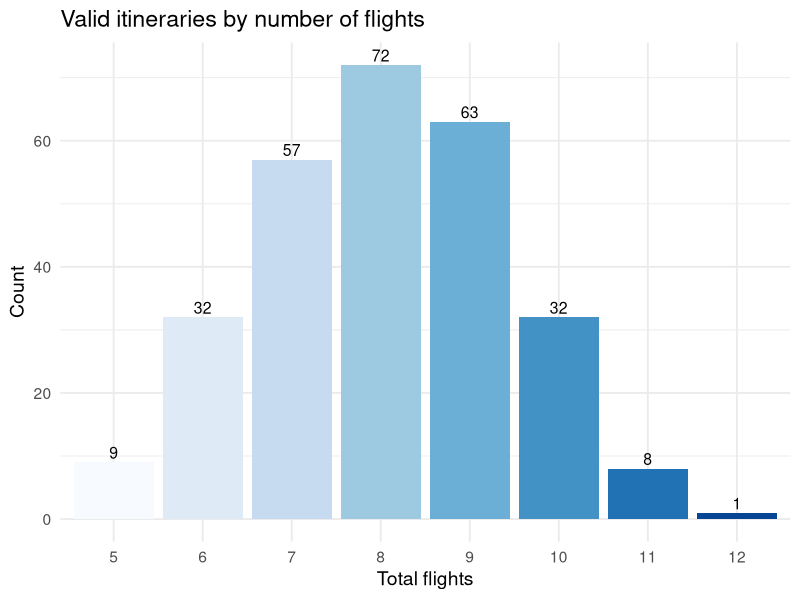
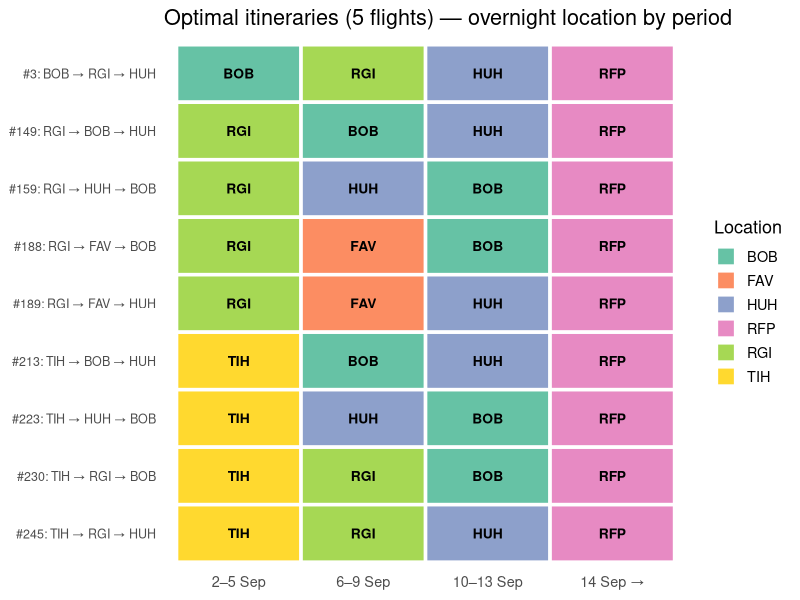
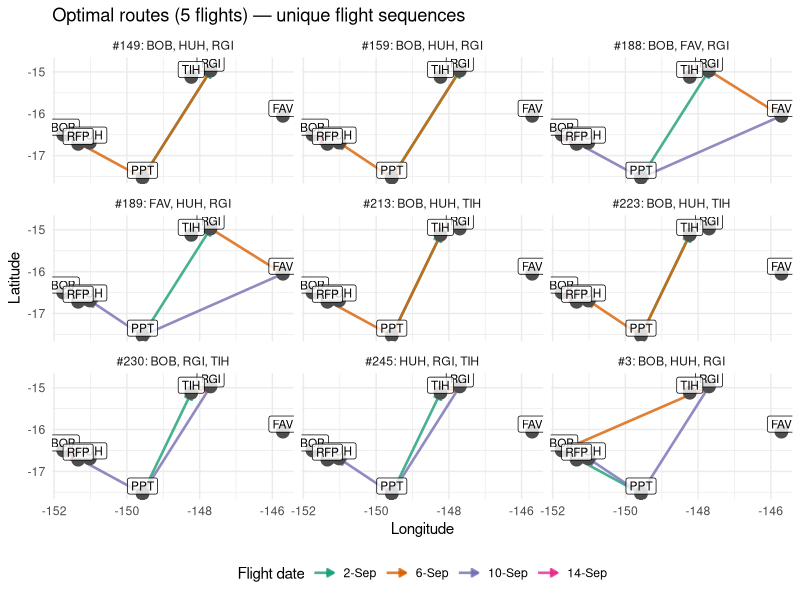

R code for these plots, in order:
#!/usr/bin/env Rscript
# Honeymoon itinerary solver
#
# Constraint: visit exactly 3 distinct islands (excl PPT/RFP), staying 4 nights
# on each. Transiting through an island on a connection does NOT count as visiting.
#
#   2-Sep  : fly PPT → Island A   (stay 2–5 Sep)
#   6-Sep  : fly → Island B       (stay 6–9 Sep)  B ≠ A
#  10-Sep  : fly → Island C       (stay 10–13 Sep) C ≠ A,B
#  14-Sep  : fly → RFP
#
# Same-day multi-leg connections allowed. Minimises total flight segments.

library(tidyverse)

# ── Flight data ──────────────────────────────────────────────────────────────
flights <- tribble(
  ~date,       ~from, ~to,
  "2-Sep",     "PPT", "BOB",
  "2-Sep",     "PPT", "HUH",
  "2-Sep",     "PPT", "RGI",
  "2-Sep",     "PPT", "TIH",

  "6-Sep",     "BOB", "RGI",
  "6-Sep",     "BOB", "HUH",
  "6-Sep",     "BOB", "PPT",
  "6-Sep",     "RGI", "FAV",
  "6-Sep",     "RGI", "TIH",
  "6-Sep",     "RGI", "PPT",
  "6-Sep",     "TIH", "RGI",
  "6-Sep",     "TIH", "PPT",
  "6-Sep",     "FAV", "PPT",
  "6-Sep",     "HUH", "BOB",
  "6-Sep",     "HUH", "PPT",
  "6-Sep",     "PPT", "RGI",
  "6-Sep",     "PPT", "TIH",
  "6-Sep",     "PPT", "HUH",
  "6-Sep",     "PPT", "BOB",

  "10-Sep",    "BOB", "RGI",
  "10-Sep",    "BOB", "HUH",
  "10-Sep",    "BOB", "PPT",
  "10-Sep",    "RGI", "FAV",
  "10-Sep",    "RGI", "PPT",
  "10-Sep",    "TIH", "RGI",
  "10-Sep",    "FAV", "PPT",
  "10-Sep",    "HUH", "BOB",
  "10-Sep",    "HUH", "PPT",
  "10-Sep",    "PPT", "RGI",
  "10-Sep",    "PPT", "TIH",
  "10-Sep",    "PPT", "HUH",
  "10-Sep",    "PPT", "BOB",

  "14-Sep",    "PPT", "RFP",
  "14-Sep",    "BOB", "RFP",
  "14-Sep",    "HUH", "RFP"
)

dates_ordered <- c("2-Sep", "6-Sep", "10-Sep", "14-Sep")
stay_labels   <- c("2–5 Sep", "6–9 Sep", "10–13 Sep", "14 Sep →")
hubs          <- c("PPT", "RFP")
islands_all   <- c("BOB", "HUH", "RGI", "TIH", "FAV")

# ── Same-day reachability: all (destination, n_flights, leg_list) from start ──
# DFS with no location revisits within a day.
day_reach <- function(date, start) {
  edges <- flights %>% filter(date == !!date)
  adj   <- split(edges$to, edges$from)

  results <- list()

  dfs <- function(loc, nf, legs, visited) {
    # Record current location as reachable
    results[[length(results) + 1]] <<- list(dest = loc, nf = nf, legs = legs)
    dests <- adj[[loc]]
    if (is.null(dests)) return()
    for (d in dests) {
      if (d %in% visited) next
      dfs(d, nf + 1L, c(legs, paste0(loc, "-", d)), c(visited, d))
    }
  }

  dfs(start, 0L, character(0), start)
  results
}

# ── Enumerate all valid itineraries ──────────────────────────────────────────
# For each (A, B, C) triple of distinct islands:
#   1. Can we reach A from PPT on 2-Sep?
#   2. Can we reach B from A on 6-Sep? (B ≠ A)
#   3. Can we reach C from B on 10-Sep? (C ≠ A, B)
#   4. Can we reach RFP from C on 14-Sep?
# For each feasible triple, record all route combos and their total flights.

itineraries <- list()
itin_id <- 0L

for (A in islands_all) {
  reach_A <- day_reach("2-Sep", "PPT")
  paths_A <- keep(reach_A, ~ .x$dest == A & .x$nf > 0)  # must move
  if (length(paths_A) == 0) next

  for (B in setdiff(islands_all, A)) {
    reach_B <- day_reach("6-Sep", A)
    paths_B <- keep(reach_B, ~ .x$dest == B & .x$nf > 0)
    if (length(paths_B) == 0) next

    for (C in setdiff(islands_all, c(A, B))) {
      reach_C <- day_reach("10-Sep", B)
      paths_C <- keep(reach_C, ~ .x$dest == C & .x$nf > 0)
      if (length(paths_C) == 0) next

      reach_R <- day_reach("14-Sep", C)
      paths_R <- keep(reach_R, ~ .x$dest == "RFP" & .x$nf > 0)
      if (length(paths_R) == 0) next

      # Enumerate all combinations of routes for this (A, B, C) triple
      for (pa in paths_A) {
        for (pb in paths_B) {
          for (pc in paths_C) {
            for (pr in paths_R) {
              itin_id <- itin_id + 1L
              total_nf <- pa$nf + pb$nf + pc$nf + pr$nf
              itineraries[[itin_id]] <- list(
                id       = itin_id,
                nf       = total_nf,
                A = A, B = B, C = C,
                islands  = paste(sort(c(A, B, C)), collapse = ", "),
                legs_A   = pa$legs,
                legs_B   = pb$legs,
                legs_C   = pc$legs,
                legs_R   = pr$legs
              )
            }
          }
        }
      }
    }
  }
}

if (length(itineraries) == 0) {
  cat("No valid itineraries found.\n")
  quit(status = 0)
}

# ── Build results data frames ────────────────────────────────────────────────
summary_df <- map_dfr(itineraries, function(it) {
  tibble(
    itin_id   = it$id,
    n_flights = it$nf,
    island_A  = it$A,
    island_B  = it$B,
    island_C  = it$C,
    islands   = it$islands,
    route_A   = paste(it$legs_A, collapse = " → "),
    route_B   = paste(it$legs_B, collapse = " → "),
    route_C   = paste(it$legs_C, collapse = " → "),
    route_R   = paste(it$legs_R, collapse = " → ")
  )
})

# Legs data frame for plots
legs_df <- map_dfr(itineraries, function(it) {
  bind_rows(
    tibble(itin_id = it$id, n_flights = it$nf, islands = it$islands,
           date = "2-Sep",  from = str_extract(it$legs_A, "^[^-]+"),
           to = str_extract(it$legs_A, "[^-]+$")),
    tibble(itin_id = it$id, n_flights = it$nf, islands = it$islands,
           date = "6-Sep",  from = str_extract(it$legs_B, "^[^-]+"),
           to = str_extract(it$legs_B, "[^-]+$")),
    tibble(itin_id = it$id, n_flights = it$nf, islands = it$islands,
           date = "10-Sep", from = str_extract(it$legs_C, "^[^-]+"),
           to = str_extract(it$legs_C, "[^-]+$")),
    tibble(itin_id = it$id, n_flights = it$nf, islands = it$islands,
           date = "14-Sep", from = str_extract(it$legs_R, "^[^-]+"),
           to = str_extract(it$legs_R, "[^-]+$"))
  )
})

# Stay summary
stay_df <- map_dfr(itineraries, function(it) {
  tibble(
    itin_id   = it$id,
    n_flights = it$nf,
    islands   = it$islands,
    date      = dates_ordered,
    stay      = stay_labels,
    flights   = c(
      paste(it$legs_A, collapse = " → "),
      paste(it$legs_B, collapse = " → "),
      paste(it$legs_C, collapse = " → "),
      paste(it$legs_R, collapse = " → ")
    ),
    location  = c(it$A, it$B, it$C, "RFP")
  )
})

# ── Console output ───────────────────────────────────────────────────────────
min_flights <- min(summary_df$n_flights)
n_total     <- nrow(summary_df)
optimal     <- summary_df %>% filter(n_flights == min_flights)

cat(sprintf("Found %d valid itinerary(s) visiting exactly 3 islands.\n", n_total))
cat(sprintf("Minimum flights: %d\n\n", min_flights))

cat(strrep("=", 65), "\n")
cat(sprintf(" %d OPTIMAL ITINERARY(S) — %d flights\n", nrow(optimal), min_flights))
cat(strrep("=", 65), "\n\n")

for (i in seq_len(nrow(optimal))) {
  r <- optimal[i, ]
  cat(sprintf("  #%-3d  Stay: %s → %s → %s   [%s]\n",
              r$itin_id, r$island_A, r$island_B, r$island_C, r$islands))
  cat(sprintf("         2-Sep : %-35s → stay %s\n", r$route_A, r$island_A))
  cat(sprintf("         6-Sep : %-35s → stay %s\n", r$route_B, r$island_B))
  cat(sprintf("        10-Sep : %-35s → stay %s\n", r$route_C, r$island_C))
  cat(sprintf("        14-Sep : %-35s → RFP\n", r$route_R))
  cat("\n")
}

# Summary by flight count
counts <- summary_df %>% count(n_flights, name = "n_itins")
if (nrow(counts) > 1) {
  cat(strrep("=", 65), "\n")
  cat(" ALL VALID — by flight count\n")
  cat(strrep("=", 65), "\n")
  for (i in seq_len(nrow(counts))) {
    tag <- if (counts$n_flights[i] == min_flights) "  ← min" else ""
    cat(sprintf("  %d flights : %d itinerary(s)%s\n", counts$n_flights[i], counts$n_itins[i], tag))
  }
  cat("\n")
}

# Non-optimal
non_opt <- summary_df %>% filter(n_flights > min_flights) %>% arrange(n_flights)
if (nrow(non_opt) > 0) {
  cat(strrep("=", 65), "\n")
  cat(" OTHER VALID ITINERARIES\n")
  cat(strrep("=", 65), "\n\n")
  for (i in seq_len(nrow(non_opt))) {
    r <- non_opt[i, ]
    cat(sprintf("  #%-3d  (%d flights)  Stay: %s → %s → %s\n",
                r$itin_id, r$n_flights, r$island_A, r$island_B, r$island_C))
    cat(sprintf("         2-Sep : %-35s → stay %s\n", r$route_A, r$island_A))
    cat(sprintf("         6-Sep : %-35s → stay %s\n", r$route_B, r$island_B))
    cat(sprintf("        10-Sep : %-35s → stay %s\n", r$route_C, r$island_C))
    cat(sprintf("        14-Sep : %-35s → RFP\n", r$route_R))
    cat("\n")
  }
}

# ── Visualisations ───────────────────────────────────────────────────────────
coords <- tribble(
  ~loc,  ~lon,     ~lat,
  "PPT", -149.57, -17.53,
  "BOB", -151.75, -16.50,
  "HUH", -151.02, -16.69,
  "RGI", -147.70, -14.97,
  "TIH", -148.23, -15.12,
  "FAV", -145.71, -16.05,
  "RFP", -151.34, -16.72
)

# 1. Bar chart: itineraries by flight count
p1 <- summary_df %>%
  count(n_flights) %>%
  ggplot(aes(x = factor(n_flights), y = n, fill = factor(n_flights))) +
  geom_col(show.legend = FALSE) +
  geom_text(aes(label = n), vjust = -0.3, size = 4) +
  scale_fill_brewer(palette = "Blues") +
  labs(title = "Valid itineraries by number of flights",
       x = "Total flights", y = "Count") +
  theme_minimal(base_size = 14)

ggsave("plot_flight_counts.png", p1, width = 7, height = 5, dpi = 150)
cat("Saved: plot_flight_counts.png\n")

# 2. Tile heatmap: overnight location per period (optimal only)
opt_stays <- stay_df %>%
  filter(n_flights == min_flights) %>%
  mutate(
    stay  = factor(stay, levels = stay_labels),
    label = sprintf("#%d: %s → %s → %s", itin_id,
                    location[date == "2-Sep"], location[date == "6-Sep"],
                    location[date == "10-Sep"]),
    .by = itin_id
  )

p2 <- opt_stays %>%
  ggplot(aes(x = stay, y = reorder(label, -itin_id), fill = location)) +
  geom_tile(colour = "white", linewidth = 1.2) +
  geom_text(aes(label = location), size = 3.5, fontface = "bold") +
  scale_fill_brewer(palette = "Set2") +
  labs(
    title = sprintf("Optimal itineraries (%d flights) — overnight location by period", min_flights),
    x = NULL, y = NULL, fill = "Location"
  ) +
  theme_minimal(base_size = 13) +
  theme(panel.grid = element_blank(), axis.text.y = element_text(size = 9))

n_opt <- n_distinct(opt_stays$itin_id)
ggsave("plot_optimal_stays.png", p2, width = 10,
       height = max(4, 0.5 * n_opt + 2), dpi = 150)
cat("Saved: plot_optimal_stays.png\n")

# 3. Route maps: one facet per optimal itinerary, legs coloured by date
opt_legs <- legs_df %>%
  filter(n_flights == min_flights) %>%
  left_join(coords, by = c("from" = "loc")) %>%
  rename(lon_from = lon, lat_from = lat) %>%
  left_join(coords, by = c("to" = "loc")) %>%
  rename(lon_to = lon, lat_to = lat)

# Deduplicate visually identical routes (same sequence of legs)
opt_legs <- opt_legs %>%
  group_by(itin_id) %>%
  mutate(route_key = paste(from, to, sep = "-", collapse = "|")) %>%
  ungroup()

unique_routes <- opt_legs %>%
  distinct(route_key, .keep_all = FALSE) %>%
  pull(route_key)

# Keep first itin_id per unique route
rep_ids <- opt_legs %>%
  distinct(itin_id, route_key) %>%
  group_by(route_key) %>%
  slice_min(itin_id, n = 1) %>%
  pull(itin_id)

route_legs <- opt_legs %>%
  filter(itin_id %in% rep_ids) %>%
  mutate(
    date  = factor(date, levels = dates_ordered),
    label = paste0("#", itin_id, ": ", islands)
  )

n_facets <- n_distinct(route_legs$itin_id)

p3 <- ggplot() +
  geom_segment(
    data = route_legs,
    aes(x = lon_from, y = lat_from, xend = lon_to, yend = lat_to, colour = date),
    arrow = arrow(length = unit(0.18, "cm"), type = "closed"),
    linewidth = 0.9, alpha = 0.8
  ) +
  geom_point(data = coords, aes(x = lon, y = lat), size = 4, colour = "grey30") +
  geom_label(data = coords, aes(x = lon, y = lat, label = loc),
             size = 3, nudge_y = 0.18, linewidth = 0, fill = "white", alpha = 0.8) +
  facet_wrap(~ label, ncol = 3) +
  scale_colour_brewer(palette = "Dark2", name = "Flight date") +
  labs(title = sprintf("Optimal routes (%d flights) — unique flight sequences", min_flights),
       x = "Longitude", y = "Latitude") +
  theme_minimal(base_size = 11) +
  theme(legend.position = "bottom")

ggsave("plot_routes.png", p3, width = 14,
       height = max(5, 4 * ceiling(n_facets / 3)), dpi = 150)
cat("Saved: plot_routes.png\n")

# 4. All itineraries heatmap (if manageable)
if (n_total <= 80) {
  all_stays <- stay_df %>%
    mutate(
      stay  = factor(stay, levels = stay_labels),
      label = sprintf("#%d (%df): %s → %s → %s", itin_id, n_flights,
                      location[date == "2-Sep"], location[date == "6-Sep"],
                      location[date == "10-Sep"]),
      .by = itin_id
    )

  p4 <- all_stays %>%
    ggplot(aes(x = stay, y = reorder(label, -itin_id), fill = location)) +
    geom_tile(colour = "white", linewidth = 0.8) +
    geom_text(aes(label = location), size = 2.5, fontface = "bold") +
    scale_fill_brewer(palette = "Set2") +
    labs(
      title = "All valid itineraries — overnight location by period",
      x = NULL, y = NULL, fill = "Location"
    ) +
    theme_minimal(base_size = 11) +
    theme(panel.grid = element_blank(), axis.text.y = element_text(size = 6))

  ggsave("plot_all_stays.png", p4, width = 10,
         height = max(5, 0.35 * n_total + 2), dpi = 150)
  cat("Saved: plot_all_stays.png\n")
}

cat("\nDone.\n")
